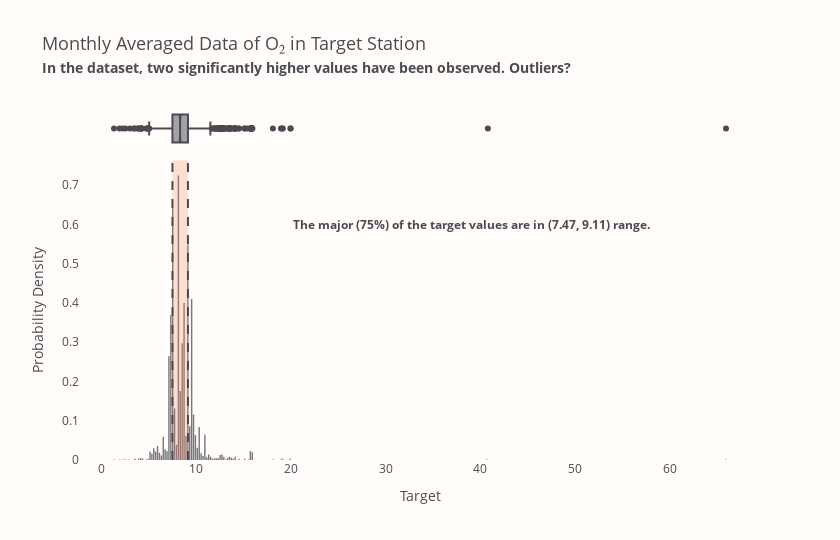

Source (notebook cell):
### Markdown cell above
<p style="
    font-size: 16px;
    font-family: 'JetBrains Mono';
    text-align: justify;
    text-justify: inter-word;
">
    <b>Now we're going to look more closely at numerical properties and dependencies. Let's have a look at the target variable distribution first.</b>
</p>

### Code cell
target = train.target
Q1, Q3 = np.percentile(target, 25), np.percentile(target, 75)

fig = px.histogram(
    x=target,
    labels={"x": "Target"},
    marginal="box",
    histnorm="probability density",
    title="Monthly Averaged Data of O\u2082 in Target Station<br>"
    "<span style='font-size: 75%; font-weight: bold;'>"
    "In the dataset, two significantly higher values have been observed. Outliers?</span>",
    color_discrete_sequence=["#4A4B52"],
    opacity=0.75,
    height=540,
    width=840,
)
fig.add_annotation(
    x=20,
    y=0.6,
    align="left",
    xanchor="left",
    text=f"<b>The major (75%) of the target values are in ({Q1:.2f}, {Q3:.2f}) range.</b>",
    showarrow=False,
)
fig.add_vrect(x0=Q1, x1=Q3, line_width=0, fillcolor="#FF7F51", opacity=0.25, row=1)
fig.add_vline(x=Q1, line_width=2, line_dash="dash", line_color="#4A4B52", row=1)
fig.add_vline(x=Q3, line_width=2, line_dash="dash", line_color="#4A4B52", row=1)
fig.update_yaxes(title="Probability Density", row=1)
fig.update_layout(
    font_color=FONT_COLOR,
    title_font_size=18,
    plot_bgcolor=BACKGROUND_COLOR,
    paper_bgcolor=BACKGROUND_COLOR,
    xaxis_showgrid=False,
    yaxis_showgrid=False,
    bargap=0.25,
)
fig.show()

### Figure 1 — Plotly figure (JSON) as saved in the notebook; plotly's stock layout.template omitted (floating-point values rounded to 4 significant figures; data arrays with more than 128 entries replaced by an {"elided": "..."} marker saying what was removed)
{"data": [{"alignmentgroup": "True", "bingroup": "x", "histnorm": "probability density", "hovertemplate": "Target=%{x}<br>probability density=%{y}<extra></extra>", "legendgroup": "", "marker": {"color": "#4A4B52", "opacity": 0.75, "pattern": {"shape": ""}}, "name": "", "offsetgroup": "", "orientation": "v", "showlegend": false, "type": "histogram", "x": {"elided": "3500 float values"}, "xaxis": "x", "yaxis": "y"}, {"alignmentgroup": "True", "hovertemplate": "Target=%{x}<extra></extra>", "legendgroup": "", "marker": {"color": "#4A4B52"}, "name": "", "notched": true, "offsetgroup": "", "showlegend": false, "type": "box", "x": {"elided": "3500 float values"}, "xaxis": "x2", "yaxis": "y2"}], "layout": {"annotations": [{"align": "left", "showarrow": false, "text": "<b>The major (75%) of the target values are in (7.47, 9.11) range.</b>", "x": 20, "xanchor": "left", "y": 0.6}], "bargap": 0.25, "barmode": "relative", "font": {"color": "#4A4B52"}, "height": 540, "legend": {"tracegroupgap": 0}, "paper_bgcolor": "#FFFCFA", "plot_bgcolor": "#FFFCFA", "shapes": [{"fillcolor": "#FF7F51", "line": {"width": 0}, "opacity": 0.25, "type": "rect", "x0": 7.47, "x1": 9.11, "xref": "x", "y0": 0, "y1": 1, "yref": "y domain"}, {"line": {"color": "#4A4B52", "dash": "dash", "width": 2}, "type": "line", "x0": 7.47, "x1": 7.47, "xref": "x", "y0": 0, "y1": 1, "yref": "y domain"}, {"line": {"color": "#4A4B52", "dash": "dash", "width": 2}, "type": "line", "x0": 9.11, "x1": 9.11, "xref": "x", "y0": 0, "y1": 1, "yref": "y domain"}], "title": {"font": {"size": 18}, "text": "Monthly Averaged Data of O₂ in Target Station<br><span style='font-size: 75%; font-weight: bold;'>In the dataset, two significantly higher values have been observed. Outliers?</span>"}, "width": 840, "xaxis": {"anchor": "y", "domain": [0, 1], "showgrid": false, "title": {"text": "Target"}}, "xaxis2": {"anchor": "y2", "domain": [0, 1], "matches": "x", "showgrid": true, "showticklabels": false}, "yaxis": {"anchor": "x", "domain": [0, 0.8316], "showgrid": false, "title": {"text": "Probability Density"}}, "yaxis2": {"anchor": "x2", "domain": [0.8416, 1], "matches": "y2", "showgrid": false, "showline": false, "showticklabels": false, "ticks": ""}}}
